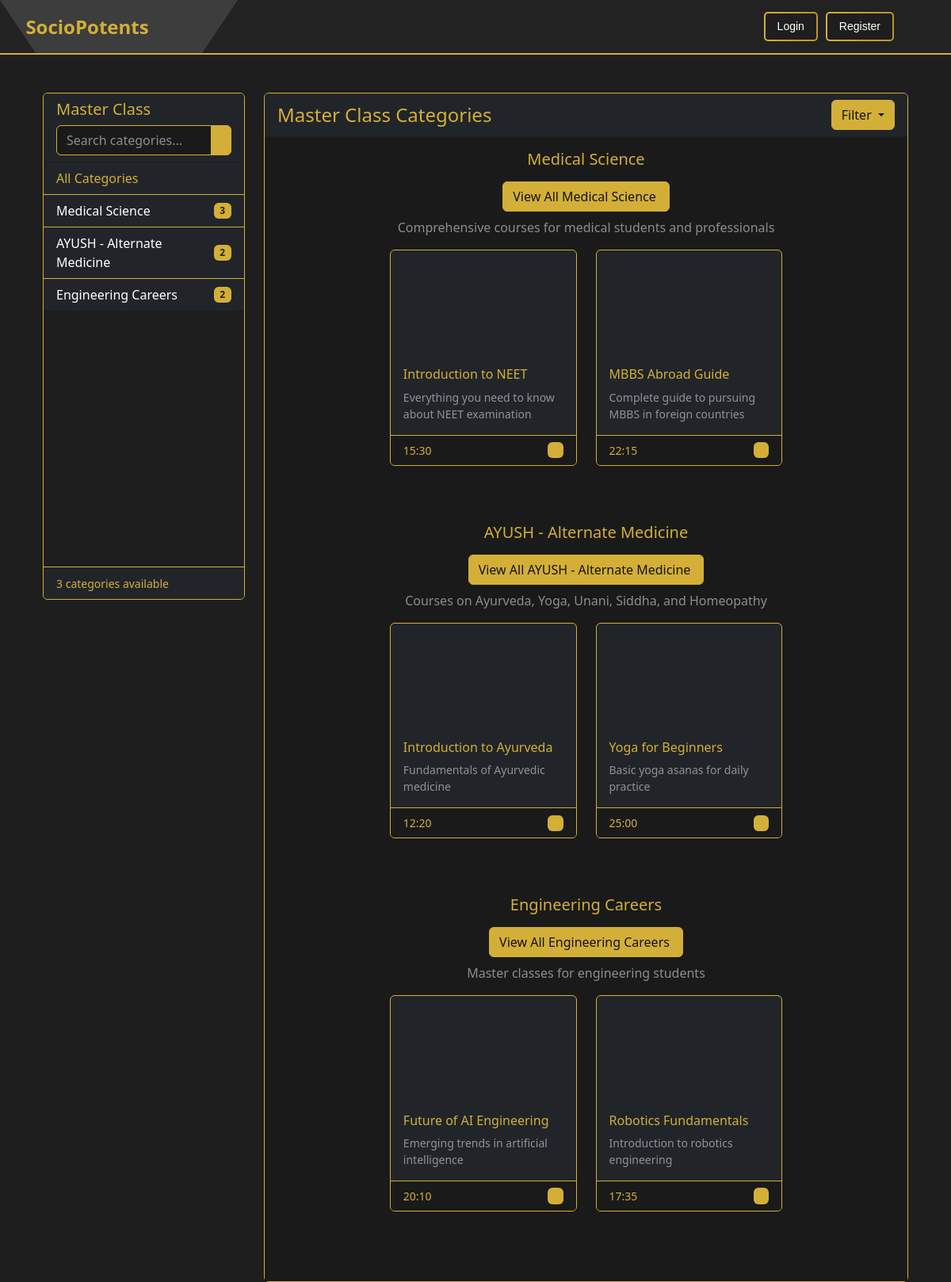
The app's page /master-class/ with its own data.
### career_site/models.py (models this page shows, shortened)
class MasterClassCategory(models.Model):
    title = models.CharField(max_length=100)
    description = models.TextField(blank=True)
    order = models.PositiveIntegerField(default=0)
    class Meta:
        verbose_name_plural = "Master Class Categories"
        ordering = ['order']

class MasterClassVideo(models.Model):
    category = models.ForeignKey(MasterClassCategory, on_delete=models.CASCADE, related_name='videos')
    title = models.CharField(max_length=200)
    youtube_id = models.CharField(max_length=20, help_text="YouTube video ID (11 characters)")
    description = models.TextField(blank=True)
    duration = models.CharField(max_length=20, blank=True)
    order = models.PositiveIntegerField(default=0)
    class Meta:
        ordering = ['order']

### career_site/views.py (the view)
# urls.py: path('master-class/', views.master_class_list, name='master_class_list'),
def master_class_list(request):
    categories = MasterClassCategory.objects.all()
    for category in categories:
        category.preview_videos = category.videos.all()[:2]
    return render(request, 'list.html', {'categories': categories})

### career_site/templates/list.html (shortened to what this page needs)
{% extends 'base.html' %}
{% block content %}
<div class="container-fluid mt-4">
    <div class="row">
        <div class="col-md-3">
            <div class="card border-gold mb-4" style="height: 80vh; display: flex; flex-direction: column;">
                <div class="card-header bg-dark text-gold">
                    <h5>Master Class</h5>
                    <div class="input-group mt-2">
                        <input type="text" class="form-control bg-darker text-white border-gold"
                            placeholder="Search categories..." id="contentSearch"
                            oninput="filterCategories()">
                        <button class="btn btn-gold" type="button">
                        </button>
                    </div>
                </div>
                <div class="list-group list-group-flush flex-grow-1 overflow-auto">
                    <a href="{% url 'master_class_list' %}"
                       class="list-group-item list-group-item-action bg-dark text-gold d-flex justify-content-between align-items-center search-item"
                       data-search-content="All Categories">
                        All Categories
                    </a>
                    {% for cat in categories %}
                    <a href="{% url 'master_class_detail' cat.id %}"
                       class="list-group-item list-group-item-action bg-dark text-white d-flex justify-content-between align-items-center search-item"
                       data-search-content="{{ cat.title }} {{ cat.description }}">
                        {{ cat.title }}
                        <span class="badge bg-gold text-dark">{{ cat.videos.count }}</span>
                    </a>
                    {% endfor %}
                </div>
                <div class="card-footer bg-dark border-gold">
                    <small class="text-gold">{{ categories.count }} categories available</small>
                </div>
            </div>
        </div>
        <div class="col-md-9">
            <div class="card border-gold">
                <div class="card-header bg-dark text-gold d-flex justify-content-between align-items-center">
                    <h4 class="mb-0">Master Class Categories</h4>
                    <div class="dropdown">
                        <button class="btn btn-gold dropdown-toggle" type="button" id="filterDropdown"
                                data-bs-toggle="dropdown" aria-expanded="false">
                             Filter
                        </button>
                    </div>
                </div>
                <div class="card-body bg-darker">
                    {% for category in categories %}
                    <div class="mb-5">
                        <div class="text-center mb-3">
                            <h5 class="text-gold">{{ category.title }}</h5>
                            <a href="{% url 'master_class_detail' category.id %}" class="btn btn-gold my-2">
                                View All {{ category.title }}
                            </a>
                            <p class="text-white-50 mb-0">{{ category.description }}</p>
                        </div>
                        <div class="container">
                            <div class="row justify-content-center">
                                {% for video in category.preview_videos %}
                                <div class="col-12 col-md-6 col-lg-4 mb-4">
                                    <div class="card h-100 border-gold bg-dark hover-gold mx-auto" style="max-width: 360px;">
                                        <div class="ratio ratio-16x9">
                                            <iframe src="https://www.youtube.com/embed/{{ video.youtube_id }}"
                                                    frameborder="0"
                                                    allow="accelerometer; autoplay; clipboard-write; encrypted-media; gyroscope; picture-in-picture"
                                                    allowfullscreen
                                                    class="rounded-top"></iframe>
                                        </div>
                                        <div class="card-body">
                                            <h6 class="card-title text-gold">{{ video.title }}</h6>
                                            <p class="card-text small text-white-50">{{ video.description|truncatewords:15 }}</p>
                                        </div>
                                        <div class="card-footer bg-darker border-gold d-flex justify-content-between align-items-center">
                                            <small class="text-gold">{{ video.duration }}</small>
                                            <span class="badge bg-gold text-dark">
                                            </span>
                                        </div>
                                    </div>
                                </div>
                                {% endfor %}
                            </div>
                        </div>
                    </div>
                    {% endfor %}
                </div>
            </div>
        </div>
    </div>
</div>
{% endblock %}

### career_site/templates/base.html (shortened to what this page needs)
<!DOCTYPE html>
<html lang="en">
<head>
    <link href="https://cdn.jsdelivr.net/npm/bootstrap@5.3.0/dist/css/bootstrap.min.css" rel="stylesheet">
</head>
<body>
    <nav class="navbar">
        <div class="logo-bg"></div>
        <div class="container">
            <a class="navbar-brand" href="{% url 'home' %}">SocioPotents</a>
            <div class="auth-buttons">
                {% if user.is_authenticated %}
                    <a href="{% url 'profile' %}" class="auth-btn">Profile</a>
                    <form method="post" action="{% url 'logout' %}" class="d-inline">
                        {% csrf_token %}
                        <button type="submit" class="auth-btn">
                            Logout
                        </button>
                    </form>
                {% else %}
                    <a href="{% url 'login' %}" class="login-btn">Login</a>
                    <a href="{% url 'register' %}" class="auth-btn">Register</a>
                {% endif %}
            </div>
        </div>
    </nav>
    <div class="container mt-4">
        {% block content %}{% endblock %}
    </div>
</body>
</html>

### career_site/templates/base.html (style rules this page uses)
:root { --gold: #D4AF37; --dark-gold: #B7950B; --black: #121212; --dark-gray: #1E1E1E; --light-gray: #2E2E2E; }
body { background-color: #1E1E1E; color: white; min-height: 100vh; display: flex; flex-direction: column; }
.navbar { background-color: #222222; padding: 15px 0; width: 100%; position: relative; overflow: hidden; border-bottom: 2px solid #D4AF37; }
.navbar .container { width: 90%; margin: 0 auto; display: flex; justify-content: space-between; align-items: center; position: relative; z-index: 2; height: auto; }
.logo-bg { position: absolute; left: 0; top: 0; height: 100%; width: 300px; background-color: rgba(255, 255, 255, 0.12); clip-path: polygon(0% 0, 100% 0, 85% 100%, 15% 100%); z-index: 1; display: flex; justify-content: center; align-items: center; }
.navbar-brand { position: relative; z-index: 3; color: var(--gold) !important; font-weight: bold; font-size: 1.5rem; margin: 0; text-decoration: none; padding: 0; position: absolute; left: 50px; transform: translateX(-50%); }
.auth-buttons { display: flex; gap: 10px; margin-left: auto; }
.auth-btn, .login-btn { background-color: transparent; color: white; padding: 6px 15px; border: 2px solid transparent; border-radius: 5px; text-decoration: none; font-family: Arial, sans-serif; font-size: 14px; transition: all 0.3s ease; background-image: linear-gradient(#1E1E1E, #1E1E1E), linear-gradient(to right, #D4AF37, #BB922F); background-origin: border-box; background-clip: padding-box, border-box; }
.card { background-color: #1E1E1E; border: 1px solid #D4AF37; transition: transform 0.3s ease, box-shadow 0.3s ease; color: white; }
.card-title { color: #D4AF37; }
.list-group-item { background-color: #2E2E2E; color: white; border-color: #D4AF37; }
.form-control { background-color: #2E2E2E; border-color: #D4AF37; color: white; transition: border-color 0.3s ease, box-shadow 0.3s ease; }
.form-control::placeholder { color: rgba(255, 255, 255, 0.5); }
a { color: #D4AF37; text-decoration: none; transition: color 0.3s ease; }

### career_site/templates/list.html (style rules this page uses)
.bg-darker { background-color: #1a1a1a; }
.border-gold { border-color: #D4AF37 !important; }
.text-gold { color: #D4AF37 !important; }
.btn-gold { background-color: #D4AF37; color: #121212; border-color: #D4AF37; }
.bg-gold { background-color: #D4AF37 !important; }
.overflow-auto { overflow-y: auto; scrollbar-width: thin; scrollbar-color: #D4AF37 #1a1a1a; }

### records on screen
MasterClassCategory: title "Medical Science", videos.count "3", description "Comprehensive courses for medical students and professionals"
MasterClassCategory: title "AYUSH - Alternate Medicine", videos.count "2", description "Courses on Ayurveda, Yoga, Unani, Siddha, and Homeopathy"
MasterClassCategory: title "Engineering Careers", videos.count "2", description "Master classes for engineering students"
MasterClassVideo: title "Introduction to NEET", description "Everything you need to know about NEET examination", duration "15:30"
MasterClassVideo: title "MBBS Abroad Guide", description "Complete guide to pursuing MBBS in foreign countries", duration "22:15"
MasterClassVideo: title "Introduction to Ayurveda", description "Fundamentals of Ayurvedic medicine", duration "12:20"
MasterClassVideo: title "Yoga for Beginners", description "Basic yoga asanas for daily practice", duration "25:00"
MasterClassVideo: title "Future of AI Engineering", description "Emerging trends in artificial intelligence", duration "20:10"
MasterClassVideo: title "Robotics Fundamentals", description "Introduction to robotics engineering", duration "17:35"

### other values on screen
{{ categories.count }} "3"
